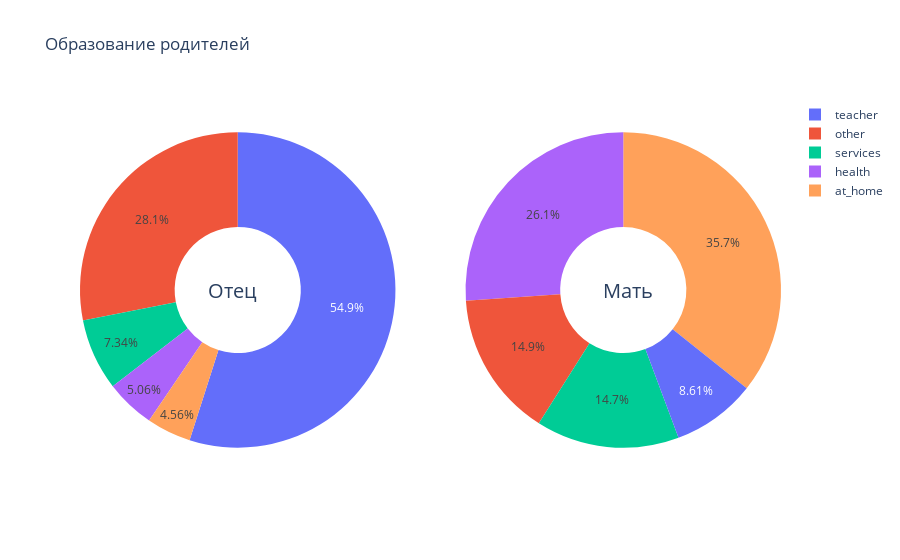

Write notebook code for a chart like this one.
### Markdown cell above
## Влияние места работы родителей на успеваемость учеников

### Code cell
labels_F = train_math["Fjob"].unique().tolist()
counts_F = train_math["Fjob"].value_counts().tolist()

labels_M = train_math["Mjob"].unique().tolist()
counts_M = train_math["Mjob"].value_counts().tolist()

fig = make_subplots(rows=1, cols=2, specs=[[{'type':'domain'}, {'type':'domain'}]])

fig.add_trace(go.Pie(labels=labels_F, values=counts_F, name="Раб. отца", scalegroup="one"),
              1, 1)
fig.add_trace(go.Pie(labels=labels_M, values=counts_M, name="Раб. матери", scalegroup="one"),
              1, 2)
fig.update_traces(hole=.4, hoverinfo="label+percent+name")

fig.update_layout(title_text='Образование родителей',
                 annotations=[dict(text='Отец', x=0.18, y=0.5, font_size=20, showarrow=False),
                 dict(text='Mать', x=0.82, y=0.5, font_size=20, showarrow=False)])

fig.show()

### Figure 1 — Plotly figure (JSON) as saved in the notebook; plotly's stock layout.template omitted (floating-point values rounded to 4 significant figures)
{"data": [{"domain": {"x": [0, 0.45], "y": [0, 1]}, "hole": 0.4, "hoverinfo": "label+percent+name", "labels": ["teacher", "other", "services", "health", "at_home"], "name": "Раб. отца", "scalegroup": "one", "type": "pie", "values": [217, 111, 29, 20, 18]}, {"domain": {"x": [0.55, 1], "y": [0, 1]}, "hole": 0.4, "hoverinfo": "label+percent+name", "labels": ["at_home", "health", "other", "services", "teacher"], "name": "Раб. матери", "scalegroup": "one", "type": "pie", "values": [141, 103, 59, 58, 34]}], "layout": {"annotations": [{"font": {"size": 20}, "showarrow": false, "text": "Отец", "x": 0.18, "y": 0.5}, {"font": {"size": 20}, "showarrow": false, "text": "Mать", "x": 0.82, "y": 0.5}], "autosize": true, "title": {"text": "Образование родителей"}}}
